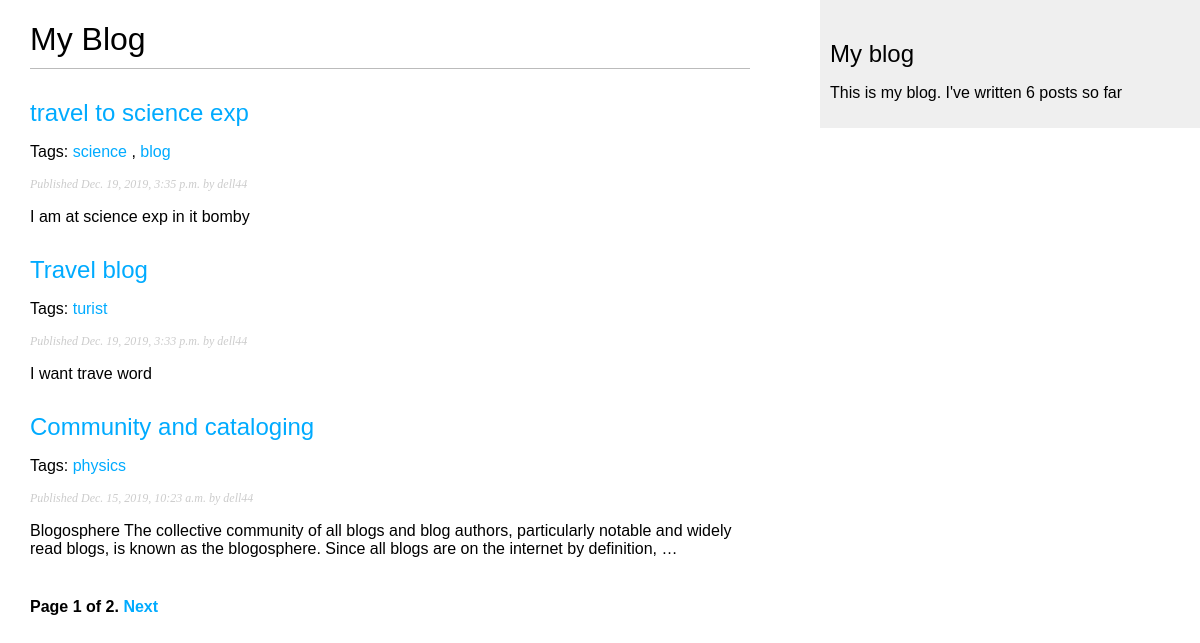
Screenshot of /blog/ with the database file from the repository.
### blog/models.py (models this page shows, shortened)
class Post(models.Model):
    STATUS_CHOICE = (
                    ('draft', 'Draft'),
                    ('published','Published')
                    )
    tags =  TaggableManager()
    title = models.CharField(max_length=250 )
    slug = models.SlugField(max_length =250 ,
                            unique_for_date = 'publish')
    author = models.ForeignKey(User, on_delete = models.CASCADE,
                              related_name = 'blog_posts' )
    body = models.TextField()
    publish = models.DateTimeField(default =timezone.now)
    created = models.DateTimeField(auto_now_add = True)
    updated = models.DateTimeField(auto_now =True)
    status = models.CharField(max_length =10 ,choices = STATUS_CHOICE,default = 'draft')
    objects = models.Manager()
    published = PublishedManager()
    class Meta:
        ordering   = ('-publish',)
    def get_absolute_url (self):
        return reverse('blog:post_detail',
                        args =[self.publish.year,
                                self.publish.month,
                                self.publish.day,
                                self.slug ])

### blog/views.py (the view)
# urls.py: path('', views.post_list, name ='post_list'    ),
def post_list(request,tag_slug = None):
    object_list = Post.published.all()
    tag = None
    if tag_slug:
        tag = get_object_or_404 (Tag, slug = tag_slug)
        object_list = object_list.filter(tags__in = [tag])
    paginator =Paginator(object_list,3)
    page =request.GET.get('page')
    try:
        posts = paginator.page(page)
    except PageNotAnInteger :
        posts = paginator.page(1)
    except EmptyPage:
        posts = paginator.page(paginator.num_pages)
    return render (request , 'blog/post/list.html', {'page':page,'posts': posts , 'tag':tag})

### blog/models.py (called while the page is built)
    def get_queryset(self):
        return super(PublishedManager,
                 self).get_queryset()\
                      .filter(status='published')

### blog/templatetags/blog_tags.py (called while the page is built)
@register.simple_tag
def total_posts():
    return Post.published.count()

### blog/templates/blog/post/list.html (shortened to what this page needs)
{% extends "blog/base.html" %}
{% block content %}
  <h1>My Blog</h1>
  {% for post in posts %}
    <h2>
      <a href="{{ post.get_absolute_url }}">
        {{ post.title }}
      </a>
    </h2>
    <p class="tags">
      Tags:
      {% for tag in post.tags.all %}
        <a href="{% url "blog:post_list_by_tag" tag.slug %}">
          {{ tag.name }}
        </a>
        {% if not forloop.last %}, {% endif %}
      {% endfor %}
    </p>
    <p class="date">
      Published {{ post.publish }} by {{ post.author }}
    </p>
    {{ post.body|truncatewords:30|linebreaks }}
  {% endfor %}
  {% include "pagination.html" with page=posts %}
{% endblock %}

### blog/static/css/blog.css (style rules this page uses)
body { margin:0; padding:0; font-family:helvetica, sans-serif; }
a { color:#00abff; text-decoration:none; }
h1 { font-weight:normal; border-bottom:1px solid #bbb; padding:0 0 10px 0; }
h2 { font-weight:normal; margin:30px 0 0; }
p.date { color:#ccc; font-family: georgia, serif; font-size: 12px; font-style: italic; }

### rows the page displays
Post: title "travel to science exp", publish "Dec. 19, 2019, 3:35 p.m.", author "dell44", body "I am at science exp in it bomby"
Tag: name "science"
Tag: name "blog"
Post: title "Travel blog", publish "Dec. 19, 2019, 3:33 p.m.", author "dell44", body "I want trave word"
Tag: name "turist"
Post: title "Community and cataloging", publish "Dec. 15, 2019, 10:23 a.m.", author "dell44", body "Blogosphere The collective community of all blogs and blog authors, particularly notable and widely read blogs, is known as the blogosphere. Since all blogs are on the internet by definition, …"
Tag: name "physics"

### other values shown
{{ page.number }} "1"
{{ page.paginator.num_pages }} "2"
